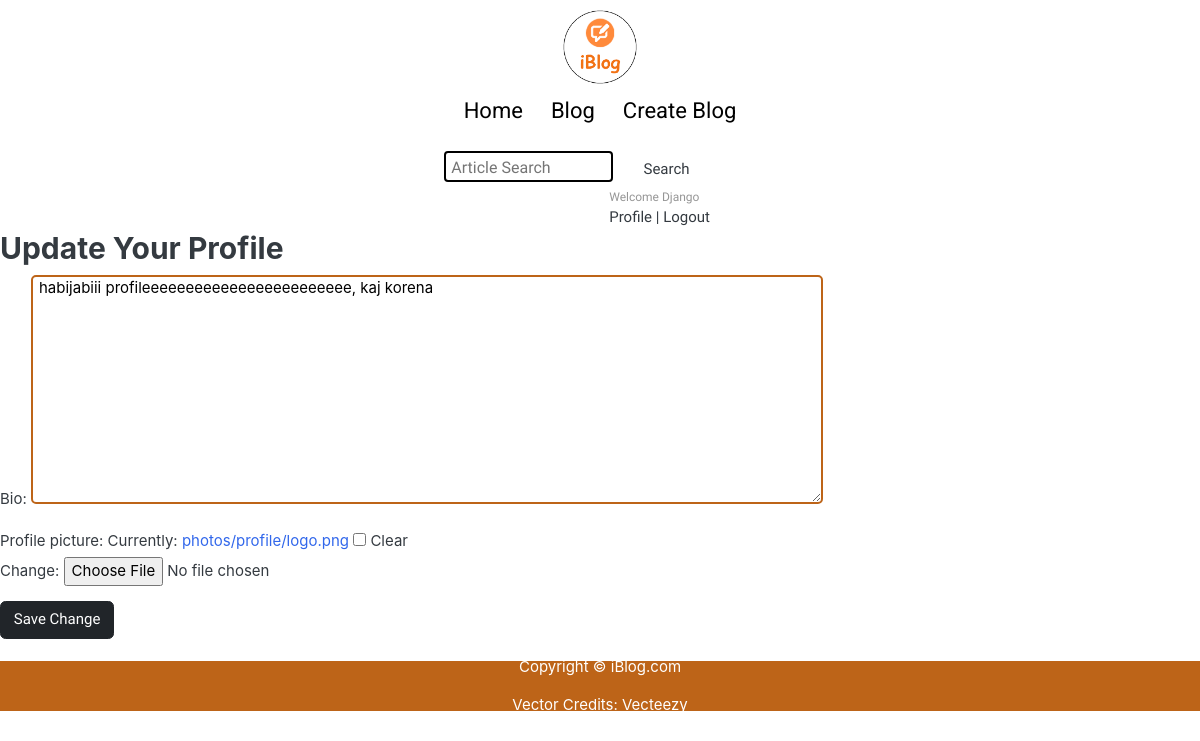
The app's page /account/profile-update/ (signed in), older data.
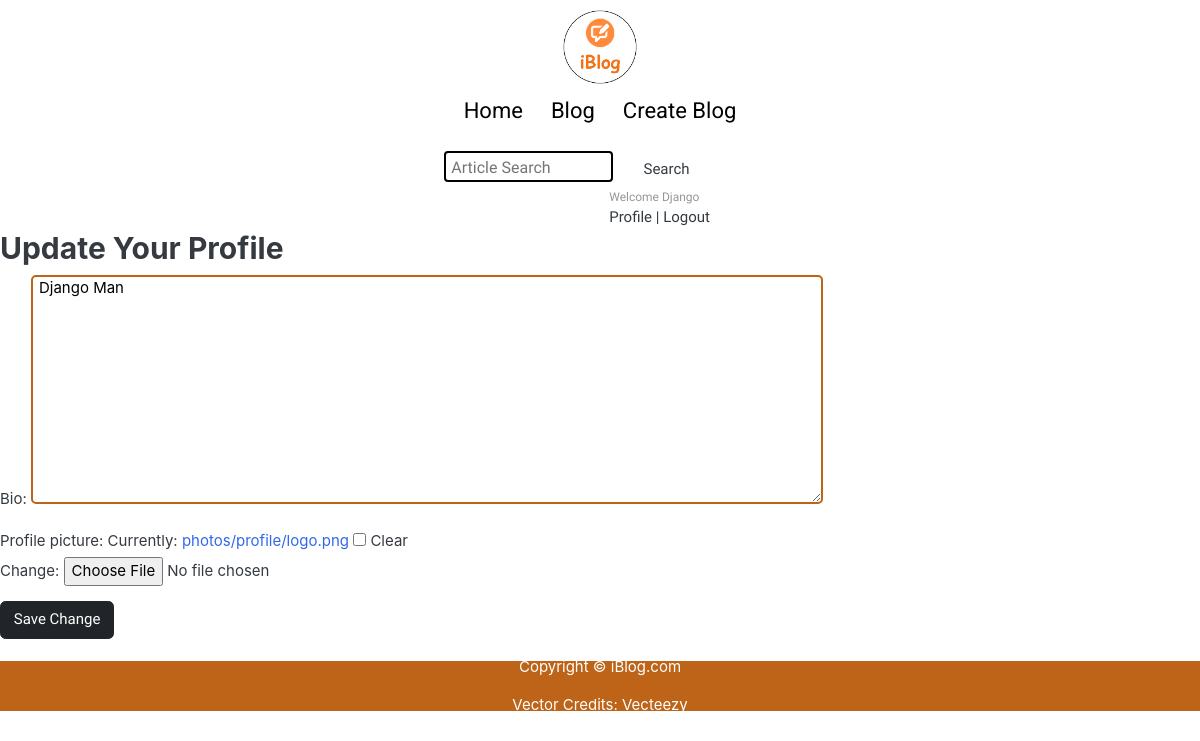
The same page, newer data.
### accounts/models.py (models this page shows, shortened)
class Profile(models.Model):
    user = models.OneToOneField(User, on_delete=models.CASCADE)
    bio = models.TextField(blank=True)
    profile_picture = models.ImageField(upload_to='photos/profile', blank=True, null=True)

### accounts/views.py (the view)
# urls.py: path('profile-update/', views.profile_update, name='profile_update'),
@login_required
def profile_update(request):
    profile = Profile.objects.get(user=request.user)
    if request.method == 'POST':
        profile_form = ProfileUpdateForm(request.POST, request.FILES, instance=profile)
        if profile_form.is_valid():
            profile_form.save()
            messages.success(request, "Profile has been updated sucessfully")
            return redirect('profile', profile.user.username)
    else:
        profile_form = ProfileUpdateForm(instance=profile)
    return render(request, 'accounts/profile_update.html', {'profile_form': profile_form})

### accounts/forms.py
class ProfileUpdateForm(forms.ModelForm):
    class Meta:
        model = Profile
        fields = ['bio', 'profile_picture']

### accounts/templates/accounts/profile_update.html (shortened to what this page needs)
{% extends 'base.html' %}
{% block body %}
  <h2>Update Your Profile</h2>
  <form method="post" enctype="multipart/form-data">
    {{ profile_form.as_p }}
    <button class="btn btn-dark" type="submit">Save Change</button><br>
  </form><br>
{% endblock %}

Row changes from the older to the newer data that the page shows:
changed Profile: bio "habijabiii profileeeeeeeeeeeeeeeeeeeeeeee, kaj korena" → "Django Man"
